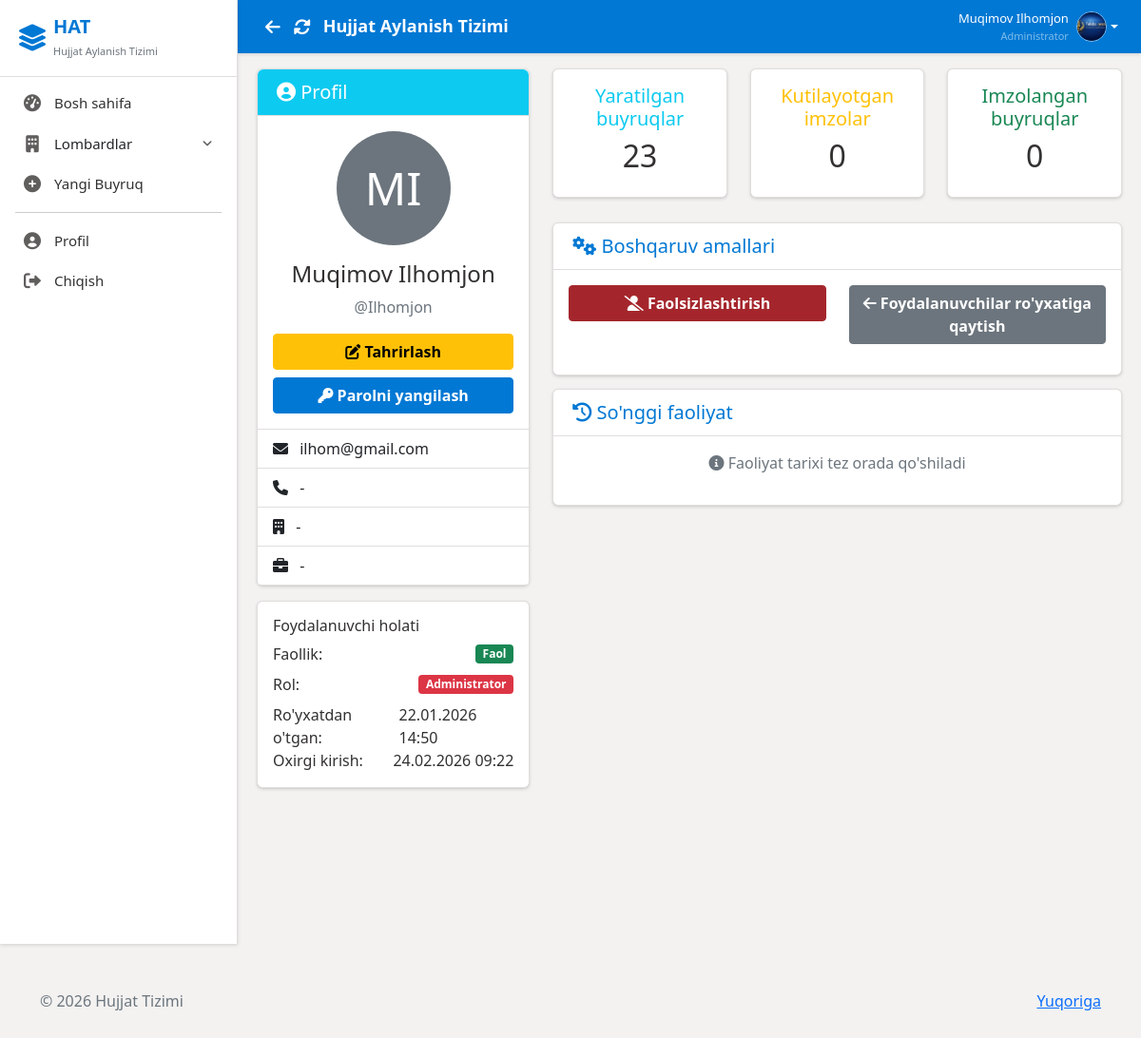
Page /user/1/ (signed in) on the committed database.
### users/models.py (models this page shows, shortened)
class CustomUser(AbstractUser):
    ROLE_CHOICES = (
        ('admin', 'Administrator'),
        ('employee', 'Ishchi'),
        ('director', 'Direktor'),
    )
    role = models.CharField(max_length=20, choices=ROLE_CHOICES, default='employee')
    branch = models.ManyToManyField(
        Branch,
        related_name='employees',
        blank=True
    )
    profile_image = models.ImageField(upload_to='profiles/', null=True, blank=True)
    signature_image = models.ImageField(upload_to='signatures/', null=True, blank=True)
    fingerprint_enabled = models.BooleanField(default=False, verbose_name='Fingerprint Authentication Enabled')
    middle_name = models.CharField(max_length=100, blank=True, verbose_name='Otasining ismi')
    position = models.CharField(max_length=200, blank=True, verbose_name='Lavozim')
    class Meta:
        verbose_name = 'User'
        verbose_name_plural = 'Users'

### users/views.py (the view)
# urls.py: path('user/<int:user_id>/',         views.user_detail,          name='user_detail'),
@login_required
def user_detail(request, user_id):
    if not request.user.role == 'admin':
        messages.error(request, "You don't have access to this page")
        return redirect('dashboard')
    user = get_object_or_404(CustomUser, id=user_id)
    created_orders = Order.objects.filter(created_by=user).count()
    pending_signatures = Order.objects.filter(
        signers__user=user,
        status__in=['pending', 'partial']
    ).count()
    completed_signatures = OrderSignature.objects.filter(
        user=user,
        signed=True
    ).count()
    context = {
        'user': user,
        'created_orders': created_orders,
        'pending_signatures': pending_signatures,
        'completed_signatures': completed_signatures,
    }
    return render(request, 'users/user_detail.html', context)

### users/context_processors.py (called while the page is built)
def sidebar_branches(request):
    branches = Branch.objects.select_related('parent_branch').prefetch_related('sub_branches')
    return {
        'sidebar_branches': branches
    }

### templates/users/user_detail.html (shortened to what this page needs)
{% extends 'base.html' %}
{% block content %}
<div class="row">
    <div class="col-md-4">
        <div class="card">
            <div class="card-header bg-info text-white">
                <h5 class="mb-0">
                    <i class="fas fa-user-circle"></i>
                    Profil
                </h5>
            </div>
            <div class="card-body text-center">
                <div class="mb-3">
                    <div class="avatar-circle" style="width: 120px; height: 120px; background: #6c757d; border-radius: 50%; margin: 0 auto; display: flex; align-items: center; justify-content: center; font-size: 48px; color: white;">
                        {{ user.first_name|first|upper }}{{ user.last_name|first|upper }}
                    </div>
                </div>
                <h4>{{ user.get_full_name }}</h4>
                <p class="text-muted">@{{ user.username }}</p>
                <div class="d-grid gap-2">
                    <a href="{% url 'edit_user' user.id %}" class="btn btn-warning">
                        <i class="fas fa-edit"></i> Tahrirlash
                    </a>
                    <a href="{% url 'reset_password' user.id %}" class="btn btn-primary">
                        <i class="fas fa-key"></i> Parolni yangilash
                    </a>
                </div>
            </div>
            <ul class="list-group list-group-flush">
                <li class="list-group-item">
                    <i class="fas fa-envelope me-2"></i>
                    {{ user.email }}
                </li>
                <li class="list-group-item">
                    <i class="fas fa-phone me-2"></i>
                    {{ user.phone|default:"-" }}
                </li>
                <li class="list-group-item">
                    <i class="fas fa-building me-2"></i>
                    {{ user.branch.name|default:"-" }}
                </li>
                <li class="list-group-item">
                    <i class="fas fa-briefcase me-2"></i>
                    {{ user.position|default:"-" }}
                </li>
            </ul>
        </div>
        <div class="card mt-3">
            <div class="card-body">
                <h6 class="card-title">Foydalanuvchi holati</h6>
                <div class="d-flex justify-content-between align-items-center mb-2">
                    <span>Faollik:</span>
                    {% if user.is_active %}
                    <span class="badge bg-success">Faol</span>
                    {% else %}
                    <span class="badge bg-secondary">Faol emas</span>
                    {% endif %}
                </div>
                <div class="d-flex justify-content-between align-items-center mb-2">
                    <span>Rol:</span>
                    <span class="badge {% if user.role == 'admin' %}bg-danger{% else %}bg-info{% endif %}">
                        {{ user.get_role_display }}
                    </span>
                </div>
                <div class="d-flex justify-content-between align-items-center">
                    <span>Ro'yxatdan o'tgan:</span>
                    <span>{{ user.date_joined|date:"d.m.Y H:i" }}</span>
                </div>
                <div class="d-flex justify-content-between align-items-center">
                    <span>Oxirgi kirish:</span>
                    <span>{{ user.last_login|date:"d.m.Y H:i"|default:"-" }}</span>
                </div>
            </div>
        </div>
    </div>
    <div class="col-md-8">
        <div class="row">
            <div class="col-md-4">
                <div class="card text-center">
                    <div class="card-body">
                        <h5 class="card-title text-info">Yaratilgan buyruqlar</h5>
                        <h2>{{ created_orders }}</h2>
                    </div>
                </div>
            </div>
            <div class="col-md-4">
                <div class="card text-center">
                    <div class="card-body">
                        <h5 class="card-title text-warning">Kutilayotgan imzolar</h5>
                        <h2>{{ pending_signatures }}</h2>
                    </div>
                </div>
            </div>
            <div class="col-md-4">
                <div class="card text-center">
                    <div class="card-body">
                        <h5 class="card-title text-success">Imzolangan buyruqlar</h5>
                        <h2>{{ completed_signatures }}</h2>
                    </div>
                </div>
            </div>
        </div>
        <div class="card mt-4">
            <div class="card-header">
                <h5 class="mb-0">
                    <i class="fas fa-cogs"></i>
                    Boshqaruv amallari
                </h5>
            </div>
            <div class="card-body">
                <div class="row">
                    <div class="col-md-6 mb-3">
                        <div class="d-grid">
                            <form method="post" action="{% url 'toggle_status' user.id %}" style="display: inline;">
                                <button type="submit" class="btn {% if user.is_active %}btn-danger{% else %}btn-success{% endif %} w-100">
                                    <i class="fas {% if user.is_active %}fa-user-slash{% else %}fa-user-check{% endif %}"></i>
                                    {% if user.is_active %}Faolsizlashtirish{% else %}Faollashtirish{% endif %}
                                </button>
                            </form>
                        </div>
                    </div>
                    <div class="col-md-6 mb-3">
                        <div class="d-grid">
                            <a href="{% url 'manage_users' %}" class="btn btn-secondary w-100">
                                <i class="fas fa-arrow-left"></i> Foydalanuvchilar ro'yxatiga qaytish
                            </a>
                        </div>
                    </div>
                </div>
            </div>
        </div>
        <div class="card mt-4">
            <div class="card-header">
                <h5 class="mb-0">
                    <i class="fas fa-history"></i>
                    So'nggi faoliyat
                </h5>
            </div>
            <div class="card-body">
                <p class="text-muted text-center">
                    <i class="fas fa-info-circle"></i>
                    Faoliyat tarixi tez orada qo'shiladi
                </p>
            </div>
        </div>
    </div>
</div>
{% endblock %}

### templates/layouts/header.html (shortened to what this page needs)
<div class="header">
  <div class="d-flex align-items-center">
    <button onclick="history.back()" class="btn btn-link text-white p-1 me-1" title="Orqaga" style="font-size:18px; text-decoration:none;">
      <i class="fas fa-arrow-left"></i>
    </button>
    <button onclick="location.reload()" class="btn btn-link text-white p-1 me-2" title="Yangilash" style="font-size:18px; text-decoration:none;">
      <i class="fas fa-sync-alt"></i>
    </button>
    <h4>{% block header_title %}Hujjat Aylanish Tizimi{% endblock %}</h4>
  </div>
  {% if user.is_authenticated %}
  <div class="user-info">
    <div class="dropdown">
      <a href="#" class="d-flex align-items-center text-decoration-none dropdown-toggle text-white"
        data-bs-toggle="dropdown">
        <div class="text-end me-2 d-none d-md-block">
          <div class="fw-semibold" style="font-size: 13px;">{{ user.get_full_name }}</div>
          <div class="text-white-50" style="font-size: 11px;">{{ user.get_role_display }}</div>
        </div>
        {% if user.profile_image %}
        <img src="{{ user.profile_image.url }}" alt="Profile" class="user-avatar">
        {% else %}
        <div class="user-avatar bg-white text-primary d-flex align-items-center justify-content-center fw-bold">
          {{ user.first_name|first }}{{ user.last_name|first }}
        </div>
        {% endif %}
      </a>
    </div>
  </div>
  {% endif %}
</div>

### templates/base.html (style rules this page uses)
:root { --primary-color: #0078D4; --primary-hover: #005A9E; --primary-light: #C7E0F4; --secondary-color: #605E5C; --success-color: #107C41; --warning-color: #D83B01; --danger-color: #A4262C; --bg-body: #F3F2F1; --bg-surface: #FFFFFF; --text-primary: #323130; --text-secondary: #605E5C; --sidebar-bg: #FFFFFF; --sidebar-border: #E1DFDD; --sidebar-width: 250px; --header-height: 56px; --radius-md: 4px; --radius-lg: 6px; --shadow-sm: 0 1.6px 3.6px 0 rgba(0, 0, 0, 0.13), 0 0.3px 0.9px 0 rgba(0, 0, 0, 0.11); --shadow-md: 0 3.2px 7.2px 0 rgba(0, 0, 0, 0.13), 0 0.6px 1.8px 0 rgba(0, 0, 0, 0.11); }
* { margin: 0; padding: 0; box-sizing: border-box; }
body { font-family: 'Segoe UI', -apple-system, BlinkMacSystemFont, Roboto, 'Helvetica Neue', sans-serif; background-color: var(--bg-body); color: var(--text-primary); font-size: 16px; overflow: hidden; height: 100vh; }
.form-control, .btn { border-radius: var(--radius-md); font-family: inherit; }
.btn { font-weight: 600; box-shadow: none; transition: background-color 0.1s ease, color 0.1s ease; }
.btn-primary { background-color: var(--primary-color); border-color: var(--primary-color); }
.btn-danger { background-color: var(--danger-color); border-color: var(--danger-color); }
.header { background: var(--primary-color); color: white; padding: 0 24px; height: var(--header-height); min-height: var(--header-height); display: flex; justify-content: space-between; align-items: center; box-shadow: var(--shadow-sm); margin-bottom: 0; flex-shrink: 0; }
.header h4 { font-size: 18px; font-weight: 600; margin: 0; }
.user-info { display: flex; align-items: center; gap: 15px; }
.user-avatar { width: 32px; height: 32px; border-radius: 50%; object-fit: cover; border: 1px solid rgba(255, 255, 255, 0.5); }
.card { border: 1px solid var(--sidebar-border); border-radius: var(--radius-lg); box-shadow: var(--shadow-sm); margin-bottom: 12px; background: var(--bg-surface); transition: box-shadow 0.2s; }
.card-header { background: var(--bg-surface); border-bottom: 1px solid var(--sidebar-border); font-weight: 600; padding: 12px 20px; border-radius: var(--radius-lg) var(--radius-lg) 0 0 !important; color: var(--primary-color); font-size: 17px; }
.mt-4 { margin-top: 14px !important; }

### rows in the picture
CustomUser: get_full_name "Muqimov Ilhomjon", role "Administrator", profile_image (picture), first_name|first "M", last_name|first "I", username "Ilhomjon", email "ilhom@gmail.com", branch.name "-", position "-", date_joined "22.01.2026 14:50", last_login "24.02.2026 09:22"

### other values in the picture
{{ user.phone|default:"-" }} "-"
{{ created_orders }} "23"
{{ pending_signatures }} "0"
{{ completed_signatures }} "0"
